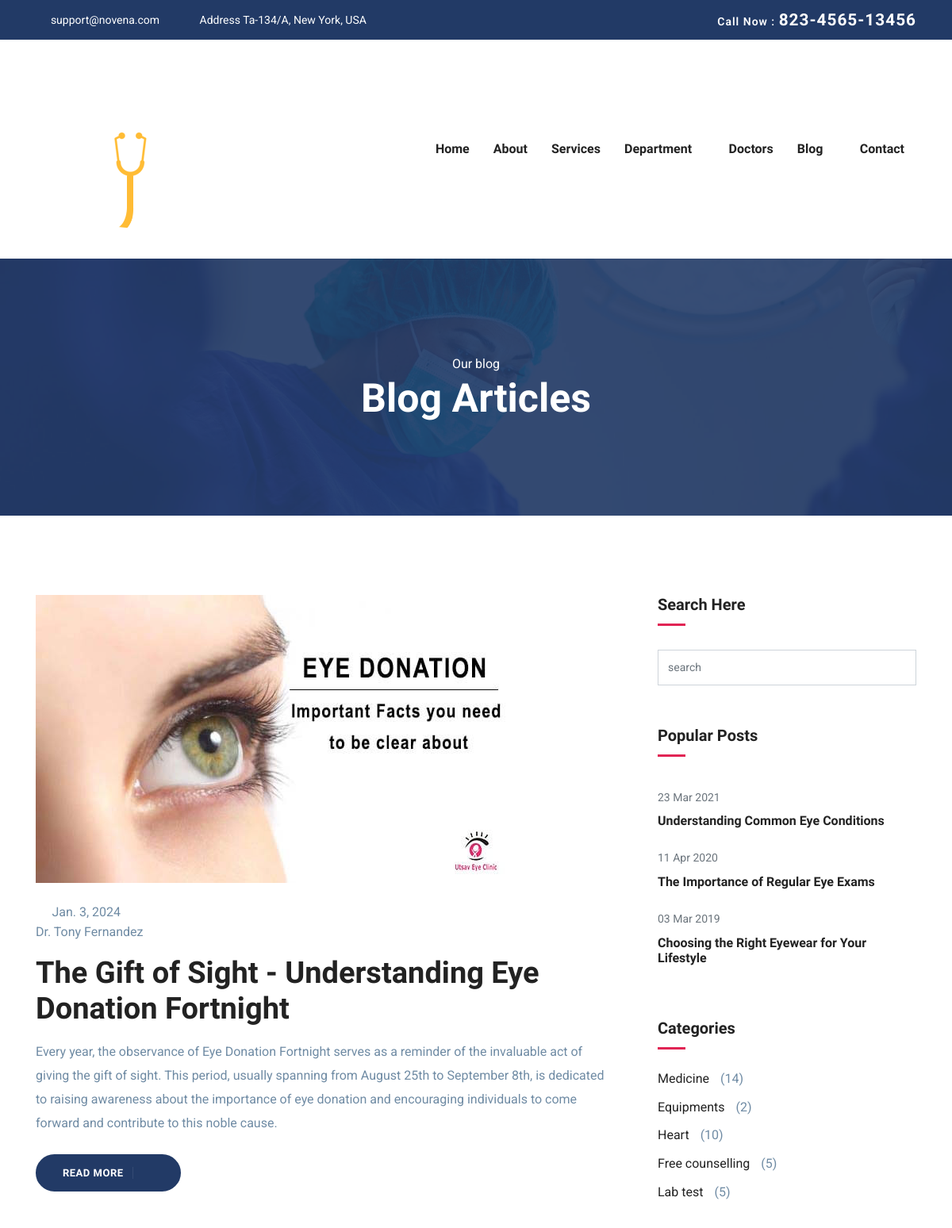
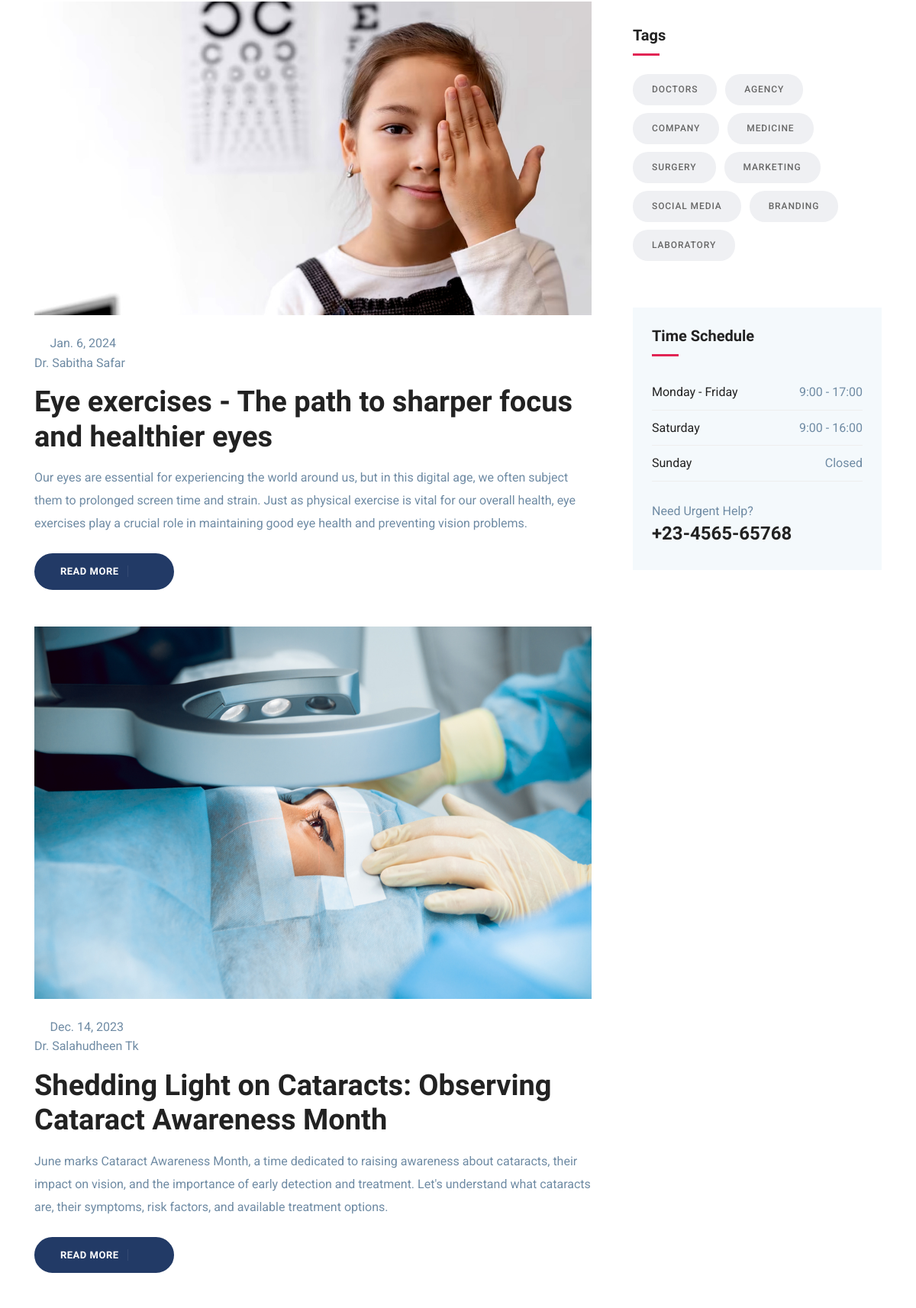
The app's page /blog-sidebar (upper part) with its own data (2 pictures, top to bottom).
### eyeapp/models.py (models this page shows, shortened)
class Blog(models.Model):
    title = models.CharField(max_length=200, null=True, blank=True)
    image = models.ImageField(upload_to='blog_images/', null=True, blank=True)
    date = models.DateField(null=True, blank=True)
    description = models.TextField(null=True, blank=True)
    author = models.CharField(max_length=100, null=True, blank=True)
    extended_description = models.TextField(blank=True)

### eyeapp/views.py (the view)
# urls.py: path('blog-sidebar',views.blog_sidebar,name="blog-sidebar"),
def blog_sidebar(request):
    blogs = Blog.objects.all()
    return render(request, 'blog_sidebar.html', {'blogs': blogs})

### templates/blog_sidebar.html (shortened to what this page needs)
<!DOCTYPE html>
{% load static %}
<html lang="zxx">
<head>
  <link rel="stylesheet" href="{% static 'plugins/bootstrap/css/bootstrap.min.css'%}">
  <link rel="stylesheet" href="{% static 'plugins/icofont/icofont.min.css'%}">
  <link rel="stylesheet" href="{% static 'plugins/slick-carousel/slick/slick.css'%}">
  <link rel="stylesheet" href="{% static 'plugins/slick-carousel/slick/slick-theme.css'%}">
  <link rel="stylesheet" href="{% static 'css/style.css'%}">
</head>
<body id="top">
<header>
	<div class="header-top-bar">
		<div class="container">
			<div class="row align-items-center">
				<div class="col-lg-6">
					<ul class="top-bar-info list-inline-item pl-0 mb-0">
						<li class="list-inline-item"><a href="mailto:support@gmail.com"><i class="icofont-support-faq mr-2"></i>support@novena.com</a></li>
						<li class="list-inline-item"><i class="icofont-location-pin mr-2"></i>Address Ta-134/A, New York, USA </li>
					</ul>
				</div>
				<div class="col-lg-6">
					<div class="text-lg-right top-right-bar mt-2 mt-lg-0">
						<a href="tel:+23-345-67890" >
							<span>Call Now : </span>
							<span class="h4">823-4565-13456</span>
						</a>
					</div>
				</div>
			</div>
		</div>
	</div>
	<nav class="navbar navbar-expand-lg navigation" id="navbar">
		<div class="container">
		 	 <a class="navbar-brand" href="{% url 'index' %}">
			  	<img src="images/logo.png" alt="" class="img-fluid">
			  </a>
		  <div class="collapse navbar-collapse" id="navbarmain">
			<ul class="navbar-nav ml-auto">
			  <li class="nav-item active">
				<a class="nav-link" href="{% url 'index' %}">Home</a>
			  </li>
			   <li class="nav-item"><a class="nav-link" href="{% url 'about' %}">About</a></li>
			    <li class="nav-item"><a class="nav-link" href="{% url 'service' %}">Services</a></li>
			    <li class="nav-item dropdown">
					<a class="nav-link dropdown-toggle" href="{% url 'department' %}" id="dropdown02" data-toggle="dropdown" aria-haspopup="true" aria-expanded="false">Department <i class="icofont-thin-down"></i></a>
			  	</li>
				  <li><a class="nav-link" href=" {% url 'doctor' %}">Doctors</a></li>
			   <li class="nav-item dropdown">
					<a class="nav-link dropdown-toggle" href="{% url 'blog-sidebar' %}" id="dropdown05" data-toggle="dropdown" aria-haspopup="true" aria-expanded="false">Blog <i class="icofont-thin-down"></i></a>
			  	</li>
			   <li class="nav-item"><a class="nav-link" href="{% url 'contact' %}">Contact</a></li>
			</ul>
		  </div>
		</div>
	</nav>
</header>
<section class="page-title bg-1">
	<div class="container">
	  <div class="row">
		<div class="col-md-12">
		  <div class="block text-center">
			<span class="text-white">Our blog</span>
			<h1 class="text-capitalize mb-5 text-lg">Blog articles</h1>
		  </div>
		</div>
	  </div>
	</div>
  </section>
<section class="section blog-wrap">
    <div class="container">
        <div class="row">
            <div class="col-lg-8">
                <div class="row">
                    {% for blog in blogs %}
                        <div class="col-lg-12 col-md-12 mb-5">
                            <div class="blog-item">
                                <div class="blog-thumb">
                                    <img src="{{ blog.image.url }}" alt="{{ blog.title }}" class="img-fluid">
                                </div>
                                <div class="blog-item-content">
                                    <div class="blog-item-meta mb-3 mt-4">
                                        <span class="text-black text-capitalize mr-3">
                                            <i class="icofont-calendar mr-1"></i> {{ blog.date }}<br>
                                             {{ blog.author }}
                                        </span>
                                    </div>
                                    <h2 class="mt-3 mb-3"><a href="{% url 'blog_single' blog.id %}">{{ blog.title }}</a></h2>
                                    <p class="mb-4">{{ blog.description }}</p>
                                    <a href="{% url 'blog_single' blog.id %}" class="btn btn-main btn-icon btn-round-full">
                                        Read More <i class="icofont-simple-right ml-2"></i>
                                    </a>
                                </div>
                            </div>
                        </div>
                    {% endfor %}
                </div>
            </div>
			<div class="col-lg-4">
                <div class="sidebar-wrap pl-lg-4 mt-5 mt-lg-0">
	<div class="sidebar-widget search  mb-3 ">
		<h5>Search Here</h5>
		<form action="#" class="search-form">
			<input type="text" class="form-control" placeholder="search">
		</form>
	</div>
	<div class="sidebar-widget latest-post mb-3">
		<h5>Popular Posts</h5>
        <div class="py-2">
        	<span class="text-sm text-muted">23 Mar 2021</span>
            <h6 class="my-2"><a href="https://www.cdc.gov/visionhealth/basics/ced/index.html#:~:text=Refractive%20errors%20include%20myopia%20(near,farther%20away%20to%20see%20clearly)">Understanding Common Eye Conditions</a></h6>
        </div>
        <div class="py-2">
       		<span class="text-sm text-muted">11 Apr 2020</span>
            <h6 class="my-2"><a href="https://prasadnetralaya.com/regular-eye-check-ups-and-their-benefits/">The Importance of Regular Eye Exams</a></h6>
        </div>
        <div class="py-2">
        	<span class="text-sm text-muted">03 Mar 2019</span>
            <h6 class="my-2"><a href="https://www.allaboutvision.com/en-in/eyeglasses/accessorize/">Choosing the Right Eyewear for Your Lifestyle</a></h6>
        </div>
	</div>
	<div class="sidebar-widget category mb-3">
		<h5 class="mb-4">Categories</h5>
		<ul class="list-unstyled">
		  <li class="align-items-center">
		    <a href="#">Medicine</a>
		    <span>(14)</span>
		  </li>
		  <li class="align-items-center">
		    <a href="#">Equipments</a>
		    <span>(2)</span>
		  </li>
		  <li class="align-items-center">
		    <a href="#">Heart</a>
		    <span>(10)</span>
		  </li>
		  <li class="align-items-center">
		    <a href="#">Free counselling</a>
		    <span>(5)</span>
		  </li>
		  <li class="align-items-center">
		    <a href="#">Lab test</a>
		    <span>(5)</span>
		  </li>
		</ul>
	</div>
	<div class="sidebar-widget tags mb-3">
		<h5 class="mb-4">Tags</h5>
		<a href="#">Doctors</a>
		<a href="#">agency</a>
		<a href="#">company</a>
		<a href="#">medicine</a>
		<a href="#">surgery</a>
		<a href="#">Marketing</a>
		<a href="#">Social Media</a>
		<a href="#">Branding</a>
		<a href="#">Laboratory</a>
	</div>
	<div class="sidebar-widget schedule-widget mb-3">
		<h5 class="mb-4">Time Schedule</h5>
		<ul class="list-unstyled">
		  <li class="d-flex justify-content-between align-items-center">
		    <a href="#">Monday - Friday</a>
		    <span>9:00 - 17:00</span>
		  </li>
		  <li class="d-flex justify-content-between align-items-center">
		    <a href="#">Saturday</a>
		    <span>9:00 - 16:00</span>
		  </li>
		  <li class="d-flex justify-content-between align-items-center">
		    <a href="#">Sunday</a>
		    <span>Closed</span>
		  </li>
		</ul>
		<div class="sidebar-contatct-info mt-4">
			<p class="mb-0">Need Urgent Help?</p>
			<h3>+23-4565-65768</h3>
		</div>
	</div>
</div>
            </div>
        </div>
    </div>
</section>
  </body>
  </html>

### static/css/style.css (style rules this page uses)
html { overflow-x: hidden; }
body { line-height: 1.6; font-family: "Roboto", sans-serif; -webkit-font-smoothing: antialiased; font-size: 16px; color: #6F8BA4; font-weight: 400; }
h1, .h1, h2, .h2, h3, .h3, h4, .h4, h5, .h5, h6, .h6 { font-family: "Exo", sans-serif; font-weight: 700; color: #222; }
h1, .h1 { font-size: 2.5rem; }
h2, .h2 { font-size: 44px; }
h3, .h3 { font-size: 1.5rem; }
h4, .h4 { font-size: 1.3rem; line-height: 30px; }
h5, .h5 { font-size: 1.25rem; }
h6, .h6 { font-size: 1rem; }
p { line-height: 30px; }
input[type="email"], input[type="password"], input[type="text"], input[type="tel"] { box-shadow: none; height: 45px; outline: none; font-size: 14px; }
.form-control { box-shadow: none; border-radius: 0; }
.btn { display: inline-block; font-size: 14px; font-size: 0.8125rem; font-weight: 700; letter-spacing: .5px; padding: .75rem 2rem; font-family: "Exo", sans-serif; text-transform: uppercase; border-radius: 5px; border: 2px solid transparent; transition: all .35s ease; }
.btn.btn-icon i { border-left: 1px solid rgba(255, 255, 255, 0.09); padding-left: 15px; }
.btn-main { background: #223a66; color: #fff; border-color: #223a66; }
.btn-round-full { border-radius: 50px; }
.section { padding: 100px 0; }
.text-sm { font-size: 14px; }
.text-lg { font-size: 3.75rem; }
a { color: #222; text-decoration: none; transition: all .35s ease; }
.page-title { padding: 120px 0px 70px 0px; position: relative; }
.page-title .block h1 { color: #fff; }
.text-lg { font-size: 50px; }
#navbarmain { padding: 20px 0px; }
#navbarmain .nav-link { font-weight: 600; padding: 10px 15px; color: #222; font-family: "Exo", sans-serif; text-transform: capitalize; font-size: 16px; transition: all .25s ease; }
.dropdown-toggle::after { display: none; }
.navbar-brand { margin-top: 10px; }
.header-top-bar { background: #223a66; font-size: 14px; padding: 10px 0px; box-shadow: 0 1px 2px rgba(0, 0, 0, 0.05); color: #fff; }
.top-bar-info li a { color: #fff; margin-right: 20px; }
.top-right-bar a span { color: #fff; font-weight: 600; letter-spacing: 1px; }
.bg-1 { background: url("../images/bg/22.jpg") no-repeat 50% 50%; background-size: cover; position: relative; }
.blog-item-content h2 { font-weight: 600; font-size: 38px; }
.sidebar-widget { margin-bottom: 30px; padding-bottom: 35px; }
.sidebar-widget h5 { margin-bottom: 30px; position: relative; padding-bottom: 15px; }
.sidebar-widget h5:before { position: absolute; content: ""; left: 0px; bottom: 0px; width: 35px; height: 3px; background: #e12454; }
.sidebar-widget.category ul li { margin-bottom: 10px; }
.sidebar-widget.category ul li a { color: #222; transition: all 0.3s ease; }
.sidebar-widget.category ul li span { margin-left: 10px; }
.sidebar-widget.tags a { font-size: 12px; text-transform: uppercase; letter-spacing: .075em; line-height: 41px; height: 41px; font-weight: 500; border-radius: 20px; color: #666; display: inline-block; background-color: #eff0f3; margin: 0 7px 10px 0; padding: 0 25px; transition: all .2s ease; }
.sidebar-widget.schedule-widget { background: #f4f9fc; padding: 25px; }
.sidebar-widget.schedule-widget ul li { padding: 10px 0px; border-bottom: 1px solid #eee; }
.search-form { position: relative; }

### records on screen
Blog: image (picture), date "Jan. 3, 2024", author "Dr. Tony Fernandez", title "The Gift of Sight - Understanding Eye Donation Fortnight", description "Every year, the observance of Eye Donation Fortnight serves as a reminder of the invaluable act of giving the gift of sight. This period, usually spanning from August 25th to September 8th, is dedicated to raising awareness about the importance of eye donation and encouraging individuals to come forward and contribute to this noble cause."
Blog: image (picture), date "Jan. 6, 2024", author "Dr. Sabitha Safar", title "Eye exercises - The path to sharper focus and healthier eyes", description "Our eyes are essential for experiencing the world around us, but in this digital age, we often subject them to prolonged screen time and strain. Just as physical exercise is vital for our overall health, eye exercises play a crucial role in maintaining good eye health and preventing vision problems."
Blog: image (picture), date "Dec. 14, 2023", author "Dr. Salahudheen Tk", title "Shedding Light on Cataracts: Observing Cataract Awareness Month", description "June marks Cataract Awareness Month, a time dedicated to raising awareness about cataracts, their impact on vision, and the importance of early detection and treatment. Let's understand what cataracts are, their symptoms, risk factors, and available treatment options."
